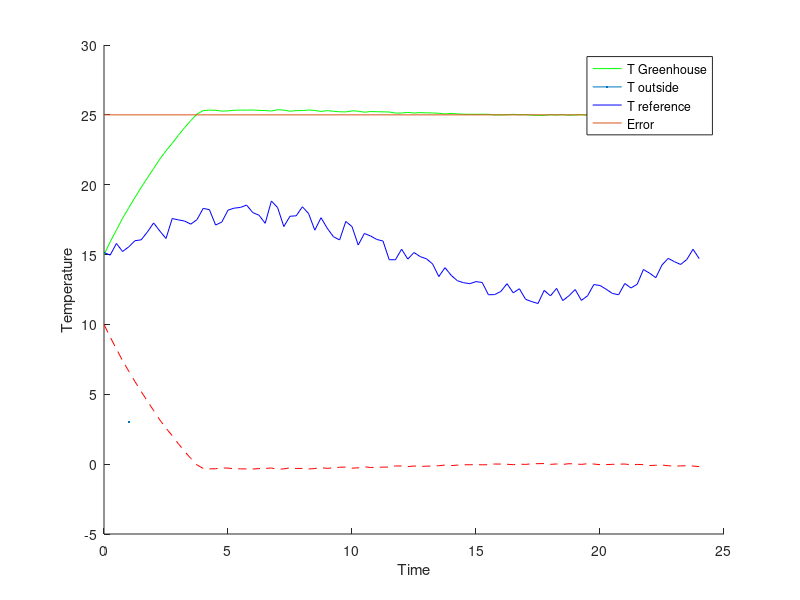
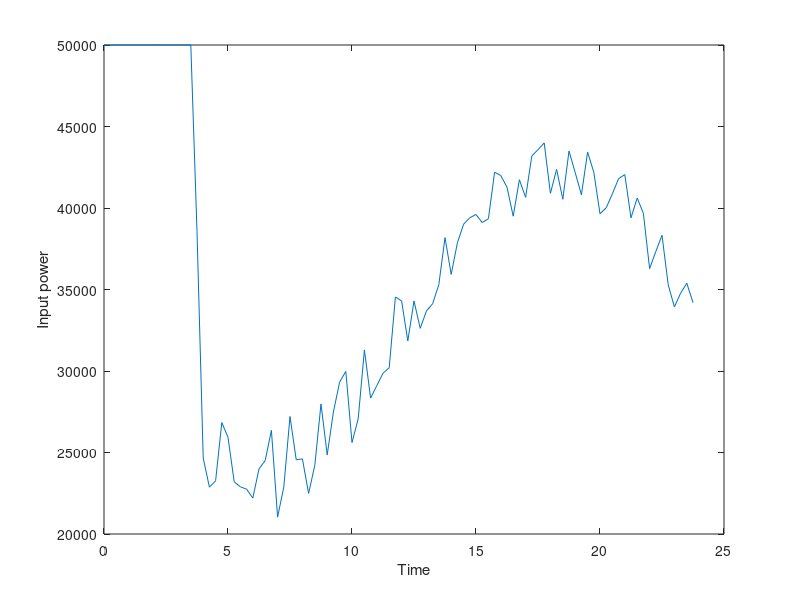
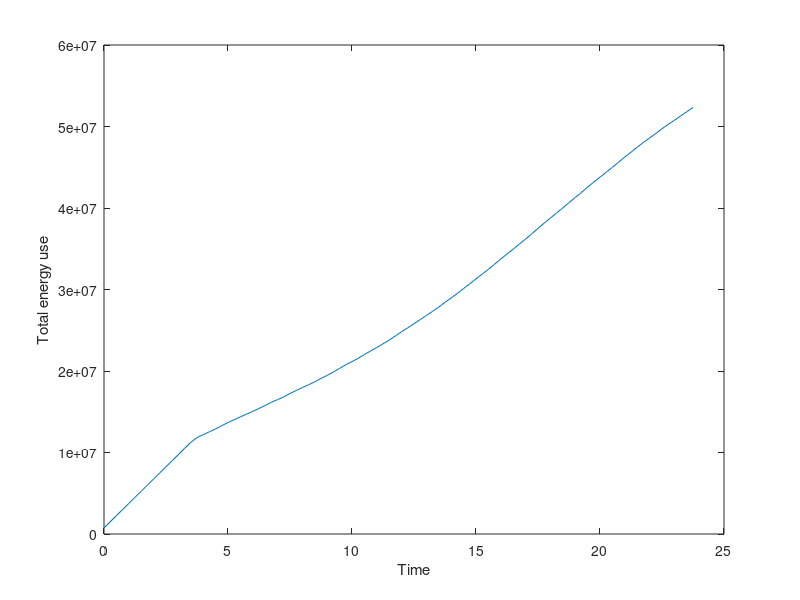

Here is the MATLAB script that generated these plots, in order:

%define basic model variables
t_interval = 15 ;
t = 0:t_interval:60*24; % time in kwartieren
minute = 60 ; %seconds
l = length(t) ;

%define parameters of greenhouse design
h_buiten = 100;
h_binnen = 100;
k_wall = 5.7;
A = 30;
cp = 718;
rho = 1.29;
V = 60;
m = rho * V;
Csp = cp*m ;
d_wall = 5 * 10-3;
R_wall = 1/h_buiten + d_wall/k_wall + 1/h_binnen;
h = 1/(R_wall) * A * t_interval*60 ; %overall heat transfer coefficient
Qmax = 50000 ;  %Maximal heating capacity

%define environment
%T_amb = zeros(l) + 10 ; %degrees Celcius, outside temperature
T_amb = (15 + 3*sin(2*pi * t/(24*60))).* (0.95 + 0.1 .* rand(1,length(t))) ;

%define reference and control parameters
Tref = 25  ; %degrees Celsius
k = 2 ; %gain
kf = 1.03 ; %reference gain
k_total = k* 0.5 *m*cp ;

%define state
T(1) = 15 ;  %initial state


%define convection
function Q_conv = conv(Tout, Tin, h)
dT = Tout - Tin ;
Q_conv = h * dT ;
end

%define P-control
function Q_add = heat(Tref, Tin, k, kf, Qmax)    %input
e = kf*Tref - Tin ;
Q_add = min(k*e, Qmax) ;
end

%energy balance and updating
function Tnew = Q(Q_conv, Q_add, Tin, Csp)    %output
Qtotal = Q_conv + Q_add ;
Tnew = Tin + Qtotal/(Csp) ;
end


for i = 1:(l-1)
    Q_conv(i) = conv(T_amb(i), T(i), h) ;
    Q_add(i) = heat(Tref, T(i), k_total, kf, Qmax) ;
    T(i+1) = Q(Q_conv(i), Q_add(i), T(i), Csp) ;
end 

figure;
hold on
plot(t/60, T, "g-", LineWidth=3)
plot(t/60, T_amb, "b-")
plot([0, 24], [Tref, Tref])
plot(t/60, Tref-T, "r--")
legend("T Greenhouse", "T outside", "T reference", "Error")
ylabel("Temperature") ; xlabel("Time")

hold off
figure;
plot(t(1:end-1)/60, Q_add)
ylabel("Input power") ; xlabel("Time")

figure;
P = Q_add*t_interval ;
for i = 1:length(Q_add)
    E(i) = sum(P(1:i)) ;
end
plot(t(1:end-1)/60, E)
ylabel("Total energy use") ; xlabel("Time")
